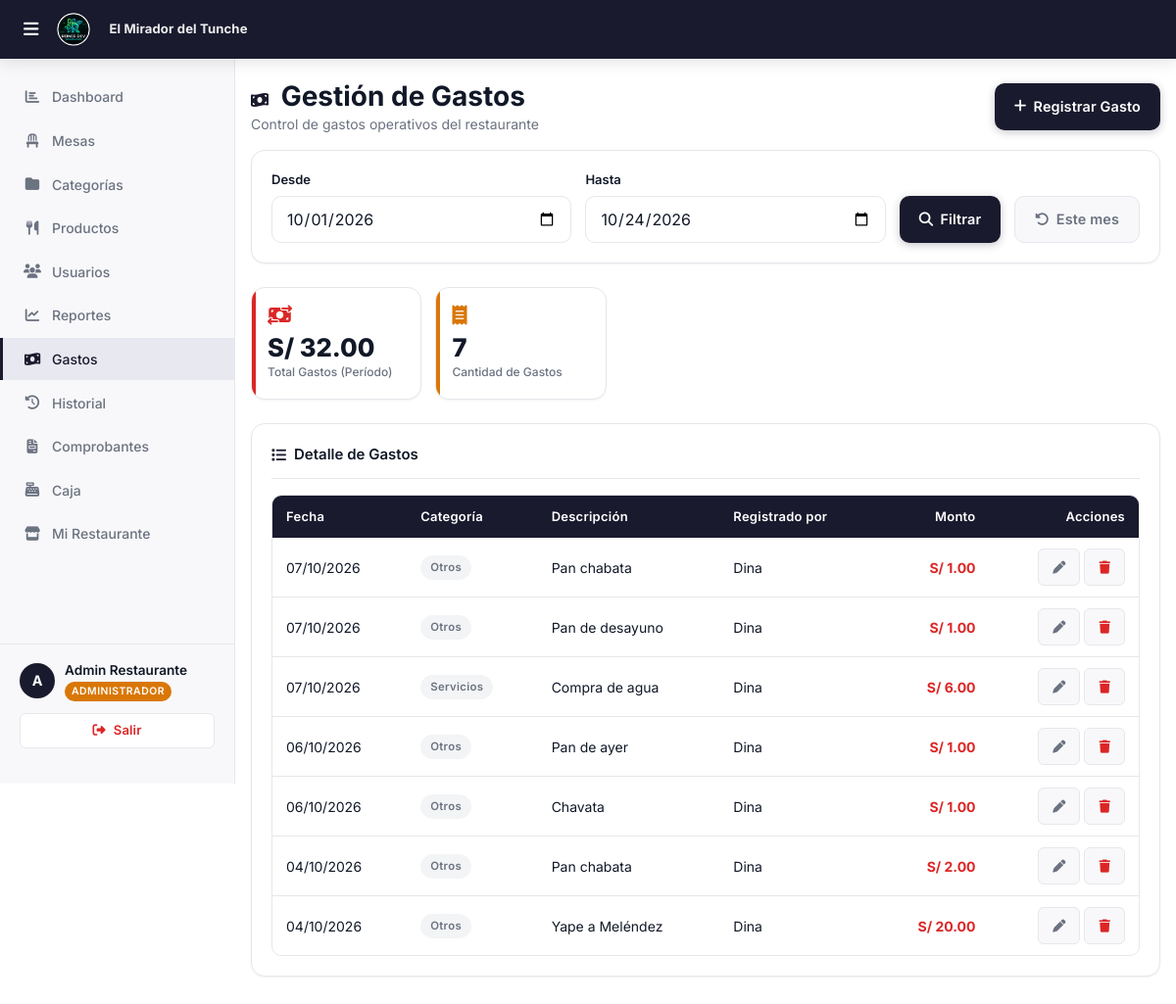
/roles/admin/gastos.php (signed in), run on the app's committed database.
### tables this page shows
CREATE TABLE `facturacion_config` (
  `id` int(11) NOT NULL,
  `restaurante_id` int(11) NOT NULL,
  `ruc` varchar(11) DEFAULT NULL,
  `razon_social` varchar(200) DEFAULT NULL,
  `nombre_comercial` varchar(150) DEFAULT NULL,
  `direccion_fiscal` varchar(300) DEFAULT NULL,
  `telefono` varchar(20) DEFAULT NULL,
  `serie_boleta` varchar(4) DEFAULT 'B001',
  `serie_factura` varchar(4) DEFAULT 'F001',
  `serie_simple` varchar(4) DEFAULT 'T001',
  `correlativo_boleta` int(11) DEFAULT 0,
  `correlativo_factura` int(11) DEFAULT 0,
  `correlativo_simple` int(11) DEFAULT 0,
  `pie_mensaje` varchar(300) DEFAULT '¡Gracias por su visita!',
  `logo` varchar(255) DEFAULT NULL,
  `updated_at` timestamp NOT NULL DEFAULT current_timestamp() ON UPDATE current_timestamp()
);

CREATE TABLE `gastos` (
  `id` int(11) NOT NULL,
  `restaurante_id` int(11) NOT NULL,
  `usuario_id` int(11) NOT NULL,
  `categoria` varchar(100) NOT NULL,
  `descripcion` varchar(255) NOT NULL,
  `monto` decimal(10,2) NOT NULL,
  `fecha` date NOT NULL,
  `activo` tinyint(1) DEFAULT 1,
  `created_at` timestamp NOT NULL DEFAULT current_timestamp()
);

CREATE TABLE `usuarios` (
  `id` int(11) NOT NULL,
  `restaurante_id` int(11) DEFAULT NULL,
  `nombre` varchar(100) NOT NULL,
  `email` varchar(100) NOT NULL,
  `password` varchar(255) NOT NULL,
  `rol` enum('superadmin','admin','atencion','cocina') NOT NULL,
  `activo` tinyint(1) DEFAULT 1,
  `created_at` timestamp NOT NULL DEFAULT current_timestamp()
);

### roles/admin/gastos.php (the view, shortened to what this page needs)
<?php
$restauranteId = $_SESSION['restaurante_id'];
$db = getDB();
$fechaInicio = $_GET['fecha_inicio'] ?? date('Y-m-01');
$fechaFin    = $_GET['fecha_fin']    ?? date('Y-m-d');
$stGastos = $db->prepare("
    SELECT g.*, u.nombre AS usuario_nombre
    FROM gastos g
    LEFT JOIN usuarios u ON u.id = g.usuario_id
    WHERE g.restaurante_id = ? AND g.fecha BETWEEN ? AND ?
    ORDER BY g.fecha DESC, g.created_at DESC
");
$stGastos->execute([$restauranteId, $fechaInicio, $fechaFin]);
$gastos = $stGastos->fetchAll();
$totalPeriodo = array_sum(array_column($gastos, 'monto'));
require_once '../../includes/header.php';
?>
<div class="page-content">
    <div class="d-flex align-center justify-between mb-16">
        <div>
            <h1><i class="fa-solid fa-money-bill-wave" style="font-size:1rem;margin-right:6px;color:var(--primary);"></i> Gestión de Gastos</h1>
            <p>Control de gastos operativos del restaurante</p>
        </div>
        <button class="btn btn-primario" onclick="abrirModalGasto()">
            <i class="fa-solid fa-plus"></i> Registrar Gasto
        </button>
    </div>
    <div class="card mb-24">
        <form method="GET" style="display:flex;gap:14px;align-items:flex-end;flex-wrap:wrap;">
            <div class="form-group" style="margin:0;flex:1;min-width:140px;">
                <label class="form-label">Desde</label>
                <input type="date" name="fecha_inicio" class="form-control" value="<?= $fechaInicio ?>">
            </div>
            <div class="form-group" style="margin:0;flex:1;min-width:140px;">
                <label class="form-label">Hasta</label>
                <input type="date" name="fecha_fin" class="form-control" value="<?= $fechaFin ?>">
            </div>
            <button type="submit" class="btn btn-primario">
                <i class="fa-solid fa-magnifying-glass"></i> Filtrar
            </button>
            <a href="gastos.php" class="btn btn-ghost">
                <i class="fa-solid fa-rotate-left"></i> Este mes
            </a>
        </form>
    </div>
    <div class="stats-grid mb-24">
        <div class="stat-card rojo">
            <div class="stat-icon"><i class="fa-solid fa-money-bill-transfer"></i></div>
            <div class="stat-valor">S/ <?= number_format($totalPeriodo, 2) ?></div>
            <div class="stat-label">Total Gastos (Período)</div>
        </div>
        <div class="stat-card naranja">
            <div class="stat-icon"><i class="fa-solid fa-receipt"></i></div>
            <div class="stat-valor"><?= count($gastos) ?></div>
            <div class="stat-label">Cantidad de Gastos</div>
        </div>
    </div>
    <div class="card">
        <div class="card-title"><i class="fa-solid fa-list"></i> Detalle de Gastos</div>
        <?php if ($gastos): ?>
        <div class="table-wrap">
            <table>
                <thead>
                    <tr>
                        <th>Fecha</th>
                        <th>Categoría</th>
                        <th>Descripción</th>
                        <th>Registrado por</th>
                        <th class="text-right">Monto</th>
                        <th class="text-right">Acciones</th>
                    </tr>
                </thead>
                <tbody>
                    <?php foreach ($gastos as $g): ?>
                    <tr>
                        <td><?= date('d/m/Y', strtotime($g['fecha'])) ?></td>
                        <td><span class="badge badge-gris"><?= htmlspecialchars($g['categoria']) ?></span></td>
                        <td><?= htmlspecialchars($g['descripcion']) ?></td>
                        <td><?= htmlspecialchars($g['usuario_nombre']) ?></td>
                        <td class="text-right fw-700" style="color: var(--danger);">S/ <?= number_format($g['monto'], 2) ?></td>
                        <td class="text-right">
                            <button class="btn btn-ghost btn-sm" onclick='editarGasto(<?= json_encode($g) ?>)'>
                                <i class="fa-solid fa-pen"></i>
                            </button>
                            <button class="btn btn-ghost btn-sm" style="color:var(--danger);" onclick='eliminarGasto(<?= $g["id"] ?>)'>
                                <i class="fa-solid fa-trash"></i>
                            </button>
                        </td>
                    </tr>
                    <?php endforeach; ?>
                </tbody>
            </table>
        </div>
        <?php endif; ?>
    </div>
</div>
<?php require_once '../../includes/footer.php'; ?>

### includes/header.php (shortened to what this page needs)
<?php
$_brandingLogo   = BASE_URL . '/assets/logo.png';
$_brandingNombre = 'R.DEV';
if (!empty($_SESSION['restaurante_id']) && $_SESSION['rol'] !== 'superadmin') {
    try {
        $_dbB = getDB();
        $_stB = $_dbB->prepare("
            SELECT fc.logo, fc.nombre_comercial, r.nombre
            FROM restaurantes r
            LEFT JOIN facturacion_config fc ON fc.restaurante_id = r.id
            WHERE r.id = ?
        ");
        $_stB->execute([$_SESSION['restaurante_id']]);
        $_brand = $_stB->fetch();
        if ($_brand) {
            $_brandingNombre = htmlspecialchars(
                !empty($_brand['nombre_comercial']) ? $_brand['nombre_comercial'] : $_brand['nombre']
            );
        }
    } catch (Exception $_eB) {  }
}
?>
<!DOCTYPE html>
<html lang="es">
<head>
    <link rel="stylesheet" href="https://cdnjs.cloudflare.com/ajax/libs/font-awesome/6.5.1/css/all.min.css">
    <link rel="stylesheet" href="<?= BASE_URL ?>/assets/css/main.css?v=<?= filemtime(__DIR__ . '/../assets/css/main.css') ?>">
</head>
<body>
<nav class="navbar">
    <div class="navbar-brand">
        <?php if ($_SESSION['rol'] === 'superadmin'): ?>
            <img src="<?= BASE_URL ?>/assets/logo.png" alt="R.DEV" style="height:32px;width:auto;">
        <?php else: ?>
            <img src="<?= $_brandingLogo ?>" alt="<?= $_brandingNombre ?>"
                 style="height:36px;width:auto;max-width:120px;object-fit:contain;border-radius:4px;">
            <span style="font-size:.82rem;font-weight:700;color:rgba(255,255,255,.92);margin-left:8px;
                         max-width:160px;overflow:hidden;text-overflow:ellipsis;white-space:nowrap;
                         letter-spacing:.01em;">
                <?= $_brandingNombre ?>
            </span>
        <?php endif; ?>
    </div>
</nav>
<div class="layout-admin">
    <?php include __DIR__ . '/sidebar.php'; ?>
    <div class="main-content">

### data on the page
facturacion_config: nombre_comercial "El Mirador del Tunche"
gastos: fecha "07/10/2026", categoria "Otros", descripcion "Pan chabata", usuario.nombre "Dina", monto "1.00"
gastos: fecha "07/10/2026", categoria "Otros", descripcion "Pan de desayuno", usuario.nombre "Dina", monto "1.00"
gastos: fecha "07/10/2026", categoria "Servicios", descripcion "Compra de agua", usuario.nombre "Dina", monto "6.00"
gastos: fecha "06/10/2026", categoria "Otros", descripcion "Pan de ayer", usuario.nombre "Dina", monto "1.00"
gastos: fecha "06/10/2026", categoria "Otros", descripcion "Chavata", usuario.nombre "Dina", monto "1.00"
gastos: fecha "04/10/2026", categoria "Otros", descripcion "Pan chabata", usuario.nombre "Dina", monto "2.00"
gastos: fecha "04/10/2026", categoria "Otros", descripcion "Yape a Meléndez", usuario.nombre "Dina", monto "20.00"

### other printed values
$nombreInicial "A"
$_SESSION['nombre'] "Admin Restaurante"
$rolLabel "ADMINISTRADOR"
$totalPeriodo "32.00"
count($gastos) "7"
